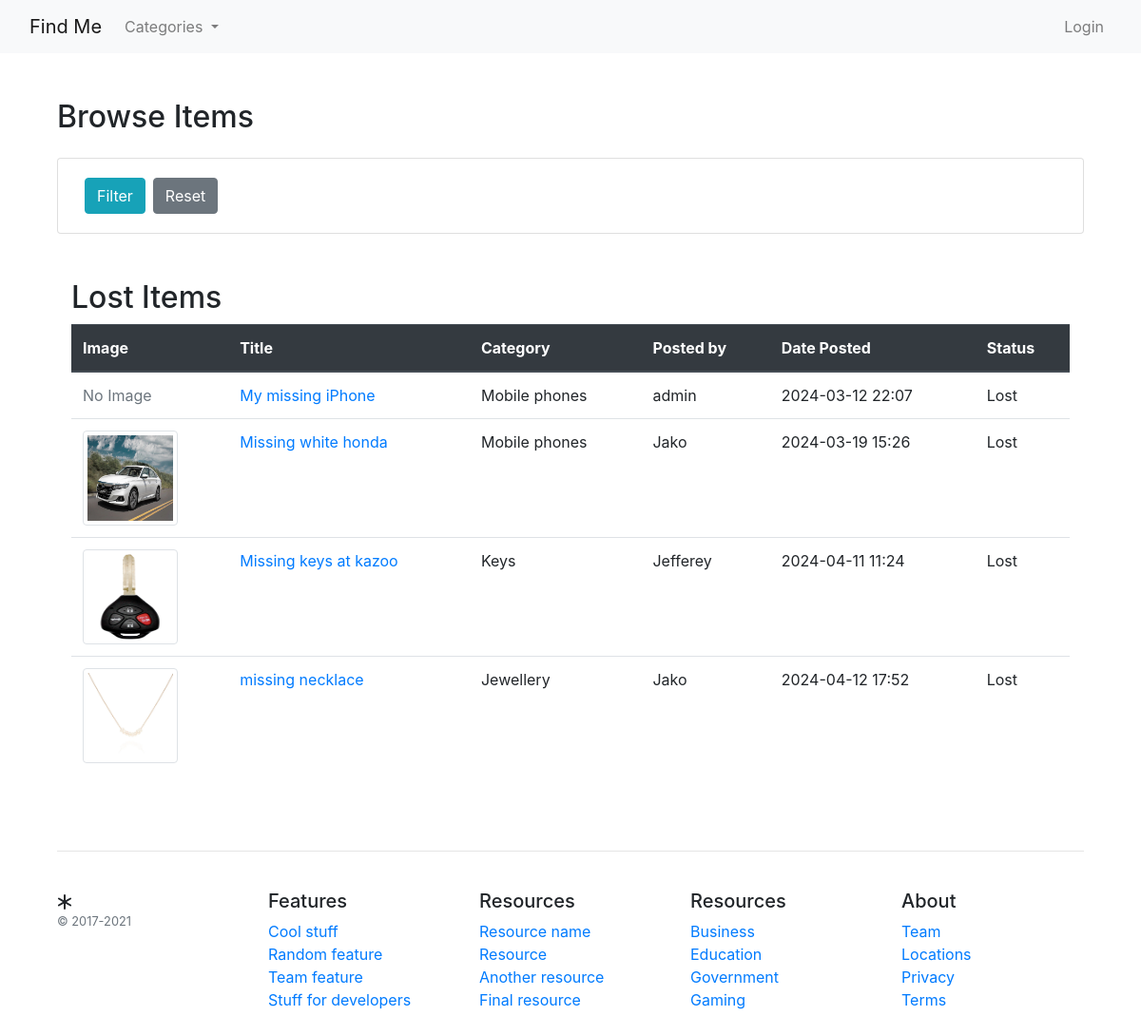
Page /items/lost/ on the committed database.
### items/models.py (models this page shows, shortened)
class Item(models.Model):
    STATUS_CHOICES = (
        ('lost', 'Lost'),
        ('found', 'Found'),
    )
    title = models.CharField(max_length=200)
    description = models.TextField()
    category = models.ForeignKey(Category, on_delete=models.CASCADE, related_name='items')
    status = models.CharField(max_length=5, choices=STATUS_CHOICES, default='lost')
    owner = models.ForeignKey(settings.AUTH_USER_MODEL, on_delete=models.CASCADE, related_name='items')
    date_posted = models.DateTimeField(default=timezone.now)
    image = models.ImageField(upload_to='item_images/', blank=True)
    location = models.CharField(max_length=255, blank=True)

class Category(models.Model):
    name = models.CharField(max_length=100, unique=True)
    description = models.TextField(blank=True)
    def __str__(self):
        return self.name

### items/views.py (the view)
# urls.py: path('lost/', views.lost_items, name='lost_items'),
def lost_items(request):
    items = Item.objects.filter(status='lost')
    return render(request, 'items/items_list.html', {'items': items, 'title': 'Lost Items'})

### messaging/context_processors.py (called while the page is built)
def message_count(request):
    if request.user.is_authenticated:
        unread_count = Message.objects.filter(conversation__participants=request.user, is_read=False).exclude(sender=request.user).count()
        return {'messages_count': unread_count}
    return {'messages_count': 0}

### templates/items/items_list.html (shortened to what this page needs)
{% extends '../base.html' %}
{% block content %}
<div class="container mt-5">
    <h2 class="mb-4">Browse Items</h2>
    <div class="card mb-4">
        <div class="card-body">
            <form method="get" class="form-inline">
                <button type="submit" class="btn btn-info ml-2">Filter</button>
                <a href="{% url 'item-list' %}" class="btn btn-secondary ml-2">Reset</a>
            </form>
        </div>
    </div>
<div class="container mt-5">
    <h2>{{ title }}</h2>
    <div class="table-responsive">
        <table class="table table-hover">
            <thead class="thead-dark">
                <tr>
                    <th scope="col">Image</th>
                    <th scope="col">Title</th>
                    <th scope="col">Category</th>
                    <th scope="col">Posted by</th>
                    <th scope="col">Date Posted</th>
                    <th scope="col">Status</th>
                </tr>
            </thead>
            <tbody>
                {% for item in items %}
                <tr>
                    <td>
                        {% if item.image %}
                        <img src="{{ item.image.url }}" class="img-thumbnail" alt="{{ item.title }}" style="width: 100px; height: 100px;">
                        {% else %}
                        <span class="text-muted">No Image</span>
                        {% endif %}
                    </td>
                    <td><a href="{% url 'item_detail' item.id %}">{{ item.title }}</a></td>
                    <td>{{ item.category }}</td>
                    <td>{{ item.owner.username }}</td>
                    <td>{{ item.date_posted|date:"Y-m-d H:i" }}</td>
                    <td>{{ item.get_status_display }}</td>
                </tr>
                {% empty %}
                <tr>
                    <td colspan="6" class="text-center">No items found</td>
                </tr>
                {% endfor %}
            </tbody>
        </table>
    </div>
</div>
{% endblock %}

### templates/base.html (shortened to what this page needs)
<!DOCTYPE html>
<html lang="en">
<head>
    <link rel="stylesheet" href="https://stackpath.bootstrapcdn.com/bootstrap/4.5.2/css/bootstrap.min.css">
    <link href="https://cdnjs.cloudflare.com/ajax/libs/font-awesome/5.15.3/css/all.min.css" rel="stylesheet">
</head>
<body>
<nav class="navbar navbar-expand-lg navbar-light bg-light">
  <div class="container-fluid">
    <a class="navbar-brand" href="{% url 'home' %}">Find Me</a>
    <div class="collapse navbar-collapse" id="navbarNav">
      <ul class="navbar-nav me-auto mb-2 mb-lg-0">
        <li class="nav-item dropdown">
          <a class="nav-link dropdown-toggle" href="#" id="navbarDropdown" role="button" data-bs-toggle="dropdown" aria-expanded="false">
            Categories
          </a>
        </li>
      </ul>
      <ul class="navbar-nav ml-auto">
        {% if user.is_authenticated %}
        <li class="nav-item">
          <a class="nav-link" href="{% url 'conversation_list' %}">
            <i class="fas fa-envelope"></i>
            {% if messages_count %}
            <span class="badge badge-danger">{{ messages_count }}</span>
            {% else %}
            <span class="badge badge-light">0</span>
            {% endif %}
          </a>
        </li>
        <li class="nav-item">
          <span class="navbar-text small text-muted">
            Hello, {{ user.username }}
          </span>
        </li>
        <li class="nav-item">
          <a class="nav-link" href="{% url 'logout' %}">Logout</a>
        </li>
        {% else %}
        <li class="nav-item">
          <a class="nav-link" href="{% url 'login' %}">Login</a>
        </li>
        {% endif %}
      </ul>
    </div>
  </div>
</nav>
<div class="container">
    {% block content %}
    {% endblock %}
</div>
<footer class="container py-5 footer">
    <hr>
    <div class="row pt-4">
      <div class="col-12 col-md">
        <small class="d-block mb-3 text-muted">&copy; 2017-2021</small>
      </div>
      <div class="col-6 col-md fs15">
        <h5>Features</h5>
        <ul class="list-unstyled">
          <li><a class="link-secondary text-decoration-none" href="#">Cool stuff</a></li>
          <li><a class="link-secondary text-decoration-none" href="#">Random feature</a></li>
          <li><a class="link-secondary text-decoration-none" href="#">Team feature</a></li>
          <li><a class="link-secondary text-decoration-none" href="#">Stuff for developers</a></li>
        </ul>
      </div>
      <div class="col-6 col-md fs15">
        <h5>Resources</h5>
        <ul class="list-unstyled">
          <li><a class="link-secondary text-decoration-none" href="#">Resource name</a></li>
          <li><a class="link-secondary text-decoration-none" href="#">Resource</a></li>
          <li><a class="link-secondary text-decoration-none" href="#">Another resource</a></li>
          <li><a class="link-secondary text-decoration-none" href="#">Final resource</a></li>
        </ul>
      </div>
      <div class="col-6 col-md fs15">
        <h5>Resources</h5>
        <ul class="list-unstyled">
          <li><a class="link-secondary text-decoration-none" href="#">Business</a></li>
          <li><a class="link-secondary text-decoration-none" href="#">Education</a></li>
          <li><a class="link-secondary text-decoration-none" href="#">Government</a></li>
          <li><a class="link-secondary text-decoration-none" href="#">Gaming</a></li>
        </ul>
      </div>
      <div class="col-6 col-md">
        <h5>About</h5>
        <ul class="list-unstyled">
          <li><a class="link-secondary text-decoration-none" href="#">Team</a></li>
          <li><a class="link-secondary text-decoration-none" href="#">Locations</a></li>
          <li><a class="link-secondary text-decoration-none" href="#">Privacy</a></li>
          <li><a class="link-secondary text-decoration-none" href="#">Terms</a></li>
        </ul>
      </div>
    </div>
  </footer>
</body>
</html>

### rows in the picture
Item: image "No Image", title "My missing iPhone", category "Mobile phones", owner.username "admin", date_posted "2024-03-12 22:07", status "Lost"
Item: image (picture), title "Missing white honda", category "Mobile phones", owner.username "Jako", date_posted "2024-03-19 15:26", status "Lost"
Item: image (picture), title "Missing keys at kazoo", category "Keys", owner.username "Jefferey", date_posted "2024-04-11 11:24", status "Lost"
Item: image (picture), title "missing necklace", category "Jewellery", owner.username "Jako", date_posted "2024-04-12 17:52", status "Lost"

### other values in the picture
{{ title }} "Lost Items"
